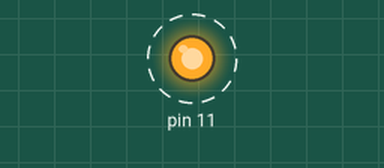
Recording of a program running on a simulated Raspberry Pi (header pin numbers). Shown: output pins drawn as LEDs (lit = HIGH). Dashed ring = blinking. At 20.0 s the program stops and its outputs stay as they are.

Above: at 0.5 s.
Timing chart, 0 to 4.6 s (numbered marks = the images above):
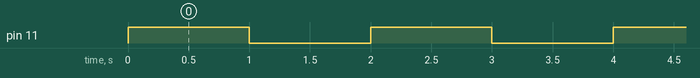

Measured:
- by itself, pin 11: alternates HIGH for 1.0 s and LOW for 1.0 s, 20 changes in all, then stays LOW

The program:

led.py
```python
import RPi.GPIO as GPIO
import time

def blink(pin):
        GPIO.output(pin,GPIO.HIGH)
        time.sleep(1)
        GPIO.output(pin,GPIO.LOW)
        time.sleep(1)
        return

GPIO.setmode(GPIO.BOARD)
GPIO.setup(11, GPIO.OUT)

for i in range(0,10):
        blink(11)

GPIO.cleanup()
```
